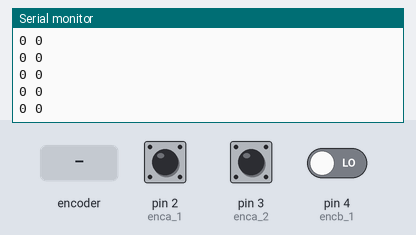
Simulated run of this sketch. Board: Arduino Uno, built with avr-gcc and run on an emulated ATmega328P. Shown: the last lines printed to the serial monitor. Inputs (shaded band) come from the test bench; at power-on: pin 2 (enca_1) HIGH, pin 3 (enca_2) HIGH, pin 4 (encb_1) LOW.

Above: at 1.2 s.
1.3 s: rotary encoder on pin 2 (enca_1) / pin 4 (encb_1) turned 1 step (first pin leading)
At 2.3 s:
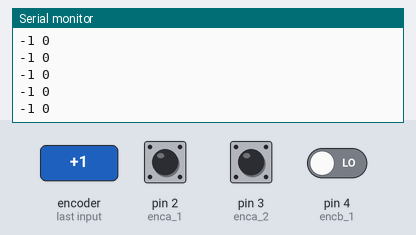
3.0 s: rotary encoder on pin 2 (enca_1) / pin 4 (encb_1) turned 1 step (first pin leading)
At 3.9 s:
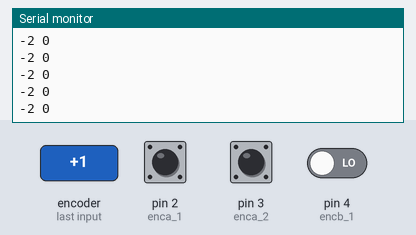
9.2 s: rotary encoder on pin 2 (enca_1) / pin 4 (encb_1) turned 2 steps (second pin leading)
At 10.1 s:
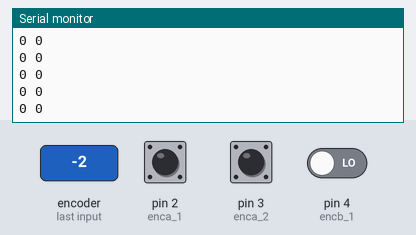
Timing chart, 0 to 12.2 s (numbered marks = the images above; inputs shaded):
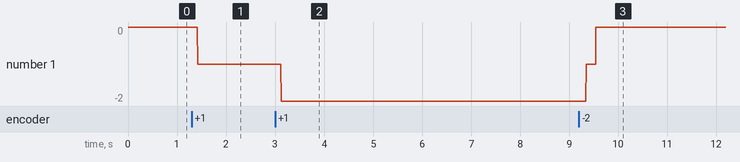

Measured:
- after the input at 1.3 s, the serial monitor: prints a new line after 0.12 s (image 1)
- after the input at 3.0 s, the serial monitor: prints a new line after 0.12 s (image 2)
- after the input at 9.2 s, the serial monitor: prints a new line after 0.14 s (image 3)
- plotted number 1: 0 → -1 after the input at 1.3 s, -1 → -2 after the input at 3.0 s

The sketch:

encoder_testing_2dc.ino
```cpp
//to test the position encoder for both motors
#define enca_1 2 //yellow
#define encb_1 4 //white

#define enca_2 3 //yellow
#define encb_2 5 //white

int pos1 = 0;
int pos2 = 0;

void setup() {
  Serial.begin(9600);
  pinMode(enca_1, INPUT);
  pinMode(encb_1, INPUT);
  attachInterrupt(digitalPinToInterrupt(enca_1), readEncoder_1,RISING);

  pinMode(enca_2, INPUT);
  pinMode(encb_2, INPUT);
  attachInterrupt(digitalPinToInterrupt(enca_2), readEncoder_2,RISING);
}

void loop() {
  Serial.print(pos1);
  Serial.print(" ");
  Serial.println(pos2);

}

void readEncoder_1(){
  int b1 = digitalRead(encb_1);

  if (b1>0){
    pos1++;
  }
  else {
    pos1--;
  }
}

void readEncoder_2(){
  int b2 = digitalRead(encb_2);

  if (b2>0){
    pos2++;
  }
  else {
    pos2--;
  }
}
```
